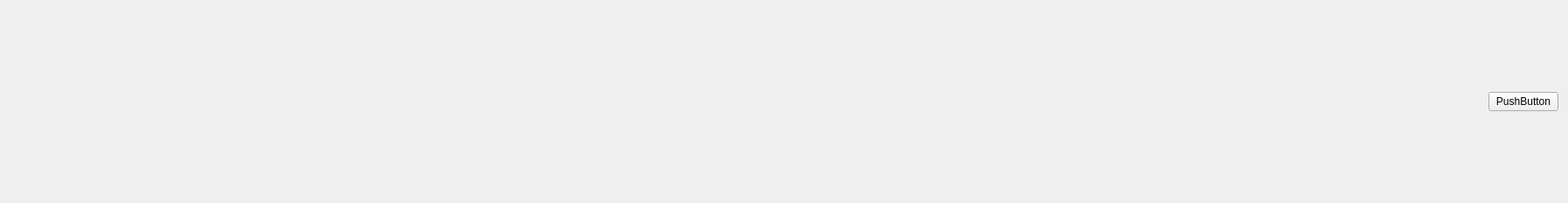
<?xml version="1.0" encoding="UTF-8"?>
<ui version="4.0">
 <class>form</class>
 <widget class="QWidget" name="form">
  <property name="geometry">
   <rect>
    <x>0</x>
    <y>0</y>
    <width>1795</width>
    <height>232</height>
   </rect>
  </property>
  <property name="windowTitle">
   <string/>
  </property>
  <layout class="QGridLayout" name="gridLayout">
   <item row="0" column="0" colspan="2">
    <layout class="QVBoxLayout" name="aldLayout"/>
   </item>
   <item row="1" column="0">
    <spacer name="horizontalSpacer">
     <property name="orientation">
      <enum>Qt::Horizontal</enum>
     </property>
     <property name="sizeHint" stdset="0">
      <size>
       <width>1652</width>
       <height>20</height>
      </size>
     </property>
    </spacer>
   </item>
   <item row="1" column="1">
    <widget class="QPushButton" name="createPDF">
     <property name="text">
      <string>PushButton</string>
     </property>
    </widget>
   </item>
  </layout>
 </widget>
 <resources/>
 <connections/>
</ui>
